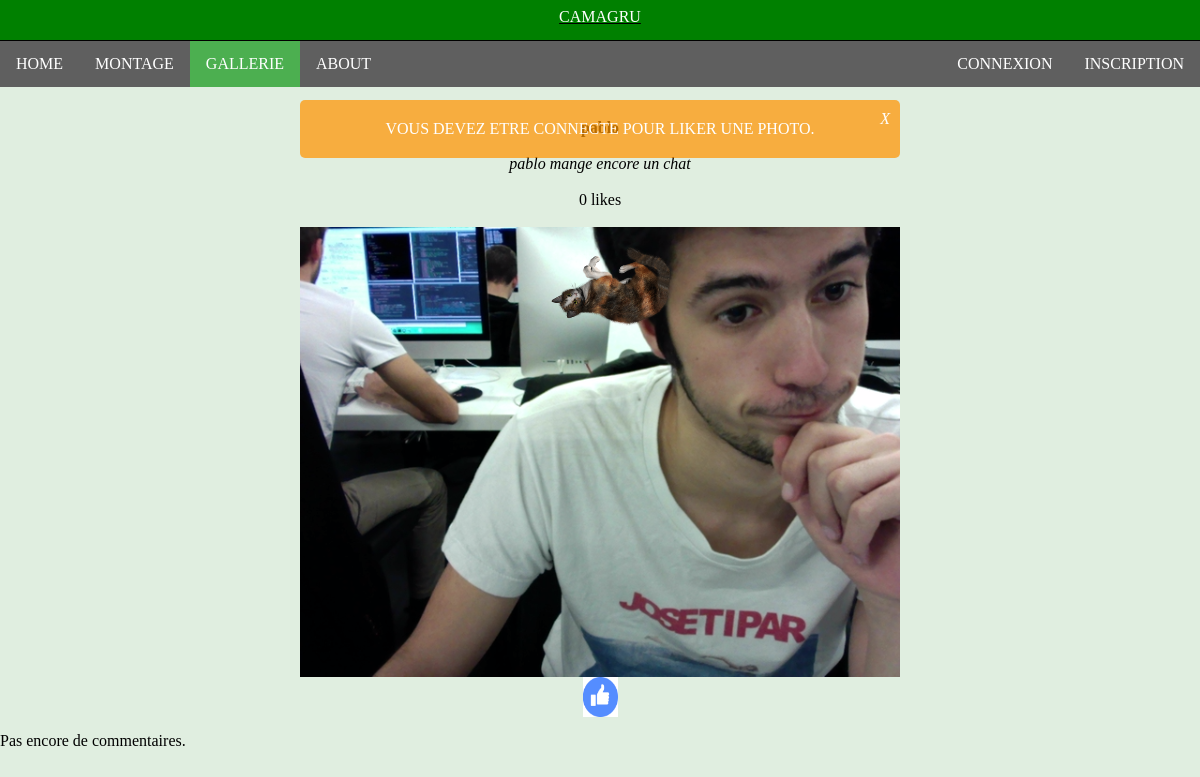
Page /gallerie.php?id=3&likeid=3 on the committed database.
### tables this page shows
CREATE TABLE IF NOT EXISTS image (
	id INT UNSIGNED NOT NULL AUTO_INCREMENT,
	location VARCHAR(100) NOT NULL,               
	owner INT UNSIGNED NOT NULL,
	creation_time DATETIME NOT NULL,
	comments_nb INT NOT NULL DEFAULT 0,
	likes_nb INT NOT NULL DEFAULT 0,
	name VARCHAR(100) NOT NULL,
	description TEXT,                             
	PRIMARY KEY (id),
	FOREIGN KEY (owner) REFERENCES user (id)      
);

### include/gallerie_single.php (the view, shortened to what this page needs)
<?php
$photo = get_photo_by_id($id, $bdd);
if (!$photo) {
    banner_alert("Photo non trouvee.");
}
else {
    echo "<div class='photo_container'>";
    echo "<b>" . $photo['name'] . "</b><br><br>";
    echo "<i>" . $photo['description'] . "</i><br><br>";
    echo $photo['likes_nb'] . " likes<br><br> ";
    echo '<img src="' . $photo['location'] . '" alt="photo" /><br>';
    echo '<a href="?id=' . $id . '&likeid=' . $id .
    '"><img src="img/like.png" width="35px" height="40px" class="like"\></a>';
    if ($photo['owner'] == $_SESSION['user_id']) {
        echo "<a href='?delid=" . $photo['id'] . "'><img src='img/delete.png'
        width='35px' height='40px' /></a><br>";
    }
    else {
        echo "<br>";
    }
    echo "</div>";
    $get_comments = $bdd->prepare("SELECT * FROM comment WHERE image_origin = ? ORDER BY creation_time");
    $get_comments->execute(array($photo['id']));
    if ($get_comments->rowCount() > 0) {
        $user = get_user_by_id($_SESSION['user_id'], $bdd);
        while ($row = $get_comments->fetch())
        {
            echo "<div class='comment'><b>";
            echo $user['pseudo'] . " (" . $row['creation_time'] . ") : ";
            echo "</b><div class='content'>";
            echo $row['content'] . "<br>";
            echo "</div></div>";
        }
    }
    else {
        echo "Pas encore de commentaires.";
    }
    if (!empty($_SESSION['user_name'])) { ?>
<?php }
}

### css/header.css (style rules this page uses)
body { padding: 0; margin: 0; }

### css/gallerie.css (style rules this page uses)
body { background-color: #E0EEE0; }
* { box-sizing: border-box; }
.photo_container { margin: 15px auto; text-align: center; overflow: auto; }

### rows in the picture
image: name "pablo", description "pablo mange encore un chat", likes_nb "0", location (picture)

### other values in the picture
$string "VOUS DEVEZ ETRE CONNECTE POUR LIKER UNE PHOTO."
